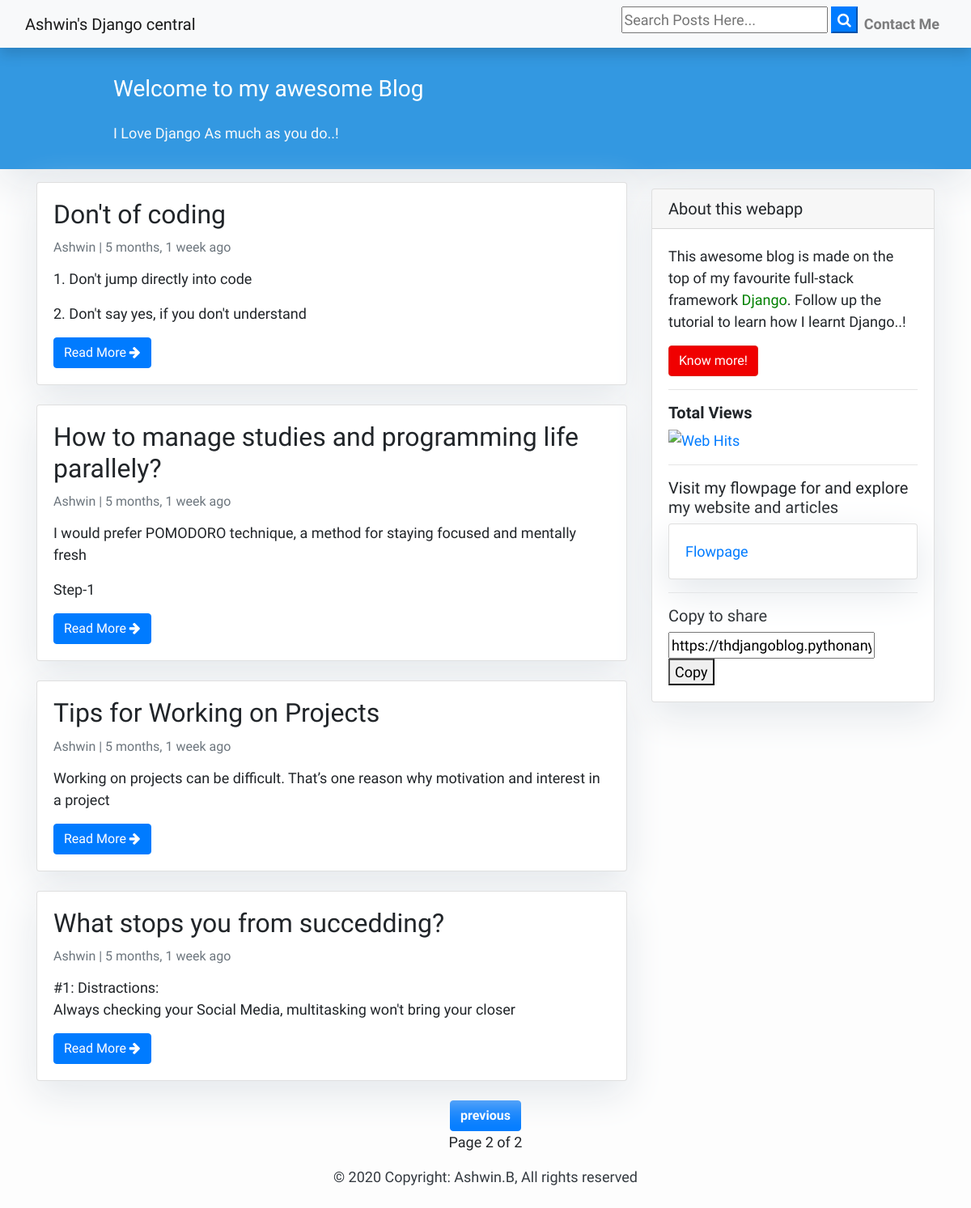
Screenshot of /?page=2 with the database file from the repository.
### blogapp/models.py (models this page shows)
class Post(models.Model):
    author = models.ForeignKey(User, on_delete= models.CASCADE)
    title = models.CharField(max_length=200)
    text = models.TextField()
    created_date = models.DateTimeField(auto_now_add=True)
    published_date = models.DateTimeField(auto_now=True,null=True)
    class Meta:
        ordering = ['-published_date',]

### blogapp/views.py (the view)
# urls.py: path('',views.index),
def index(request):
    blogapp = Post.objects.all()
    paginator = Paginator(blogapp, 5)
    page = request.GET.get('page')
    blogapp = paginator.get_page(page)
    return render(request,'index.html', {'blogapp': blogapp})

### blogapp/templates/index.html (shortened to what this page needs)
{% extends "base.html" %}
{% load humanize %}
{% load url_target_blank %}
{% block content %}
<header class="masthead">
    <div class="container">
        <div class="row">
            <div class=" col-md-8 col-md-10 mx-auto">
                <div class="site-heading">
                    <h3 class=" site-heading my-4 mt-3 text-white"> Welcome to my awesome Blog </h3>
                    <p class="text-light">I Love Django As much as you do..! &nbsp
                    </p>
                </div>
            </div>
        </div>
    </div>
</header>
<nav aria-label="Page navigation example">
<div class="container">
    <div class="row">
        <div class="col-md-8 mt-3 left">
            {% for post in blogapp %}
            <div class="card mb-4">
                <div class="card-body">
                    <h2 class="card-title">{{ post.title }}</h2>
                    <p class="card-text text-muted h6">{{ post.author }} | {{ post.published_date|naturaltime}} </p>
                    <p class="card-text">{{ post.text|linebreaks|slice:":100"|urlize }}</p>
                    <a href="{% url 'post_detail' pk=post.pk %}" class="btn btn-primary">Read More <i class="fa fa-arrow-right" aria-hidden="true"></i></a>
                </div>
            </div>
            {% endfor %}
        </div>
        {% block sidebar %} {% include 'sidebar.html' %}  {% endblock sidebar %}
    </div>
</div>
{% if blogapp.paginator.num_pages > 1 %}
{% if blogapp.has_previous %}
<center><a href="?page={{ blogapp.previous_page_number }}" class="btn btn-primary"><b>previous</b></a></center>
{% endif %}
<center><span>Page {{ blogapp.number }} of {{ blogapp.paginator.num_pages }}</span></center>
{% endif %}
{% endblock %}

### blogapp/templates/base.html (style rules this page uses)
body { font-family: 'Mukta', sans-serif; font-size: 18px; background-color: #fdfdfd; }
.masthead { background: #3398E1; height: auto; padding-bottom: 15px; box-shadow: 0 16px 48px #E3E7EB; padding-top: 10px; }
.card { box-shadow: 0 16px 48px #E3E7EB; }

### rows the page displays
Post: title "Don't of coding", author "Ashwin", published_date "5 months, 1 week ago", text "1. Don't jump directly into code 2. Don't say yes, if you don't understand"
Post: title "How to manage studies and programming life parallely?", author "Ashwin", published_date "5 months, 1 week ago", text "I would prefer POMODORO technique, a method for staying focused and mentally fresh Step-1"
Post: title "Tips for Working on Projects", author "Ashwin", published_date "5 months, 1 week ago", text "Working on projects can be difficult. That’s one reason why motivation and interest in a project"
Post: title "What stops you from succedding?", author "Ashwin", published_date "5 months, 1 week ago", text "#1: Distractions: Always checking your Social Media, multitasking won't bring your closer"

### other values shown
{{ blogapp.number }} "2"
{{ blogapp.paginator.num_pages }} "2"
